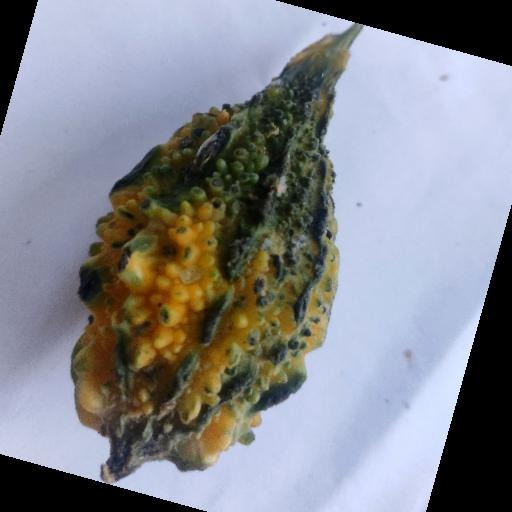
#> input picture agriresq_core/api/test_assets/bitter_gourd.jpg, 512 x 512 px; its folder holds 2 pictures in this run
$ python brown_score.py ../../agriresq_core/api/test_assets
#> lines starting #> are read from the running program, lines starting #| are printed output that depends on the picture
"""Fraction of 'brown/decayed' pixels among the produce pixels of an image.

Used only to clean the noisy public CUCUMBER Good/Bad set: a 'Bad' image that
is mostly yellow-green looks like an at-risk cucumber, not a rotten one, and
would confuse the classes.
"""
from PIL import Image, ImageOps


def brown_fraction(path):
    im = ImageOps.exif_transpose(Image.open(path)).convert("RGB")
#> im is the input picture: PIL image 512x512 RGB; mean R, G, B 131.4, 133.4, 140.5
    im.thumbnail((96, 96))
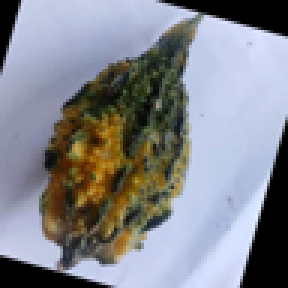
#> im: PIL image 96x96 RGB (shown 3 times larger); mean R, G, B 131.6, 133.6, 140.7
    obj = brown = 0
    for h, s, v in im.convert("HSV").getdata():
        # skip the dark/grey background and specular highlights
        if s < 60 or v < 50:
            continue
        obj += 1
        hue = h * 360 / 255
        # brown/dark-orange decay: low hue with lowered brightness
        if hue < 38 and v < 170:
            brown += 1
#> this loop made 9216 passes
#> (obj, hue) on passes 1017, 2058, 2153, 2154, 2155, 2249, 2250, 2530, 2626, 3479, 3480, 3481: (6, 36.71), (50, 35.29), (65, 36.71), (66, 29.65), (67, 32.47), (78, 35.29), (79, 32.47), (112, 36.71), (123, 36.71), (224, 36.71), (225, 36.71), (226, 32.47)
#> (h, s, v) on passes 1 to 6: (0, 0, 0), (0, 0, 0), (0, 0, 0), (0, 0, 0), (0, 0, 0), (0, 0, 0)
#> after the loop, brown = 570; obj = 1709
    return brown / obj if obj else 0.0


if __name__ == "__main__":
    import os, sys
    for d in sys.argv[1:]:
        for f in sorted(os.listdir(d)):
            print(f"{brown_fraction(os.path.join(d, f)):.3f}\t{os.path.join(d, f)}")

$ run again, on agriresq_core/api/test_assets/eggplant.jpg
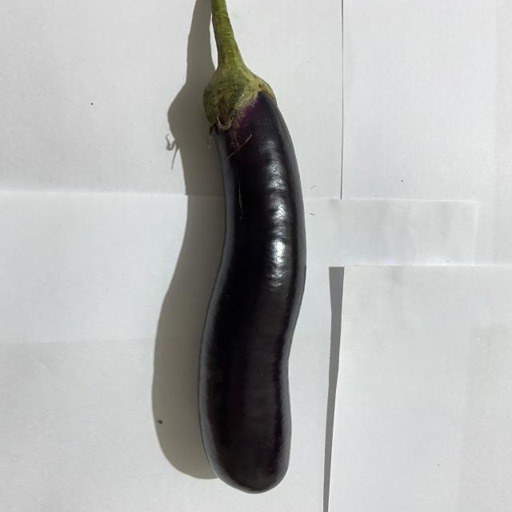
#> input picture agriresq_core/api/test_assets/eggplant.jpg, 512 x 512 px
#> in brown_fraction, im is the input picture: PIL image 512x512 RGB; mean R, G, B 180.4, 181.4, 180.4
#> in brown_fraction, `im.thumbnail((96, 96))`:
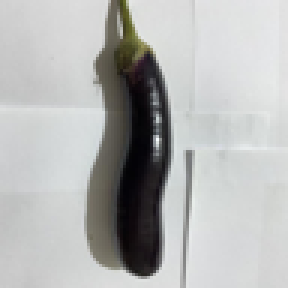
#> im: PIL image 96x96 RGB (shown 3 times larger); mean R, G, B 180.6, 181.5, 180.5
#> the loop in brown_fraction, `for h, s, v in im.convert("HSV").getdata():` made 9216 passes
#> (obj, hue) on passes 1966, 2061, 2156, 2157, 2250, 2251, 2252, 2253: (114, 28.24), (119, 24), (123, 36.71), (124, 11.29), (126, 29.65), (127, 35.29), (128, 26.82), (129, 8.47)
#> after the loop in brown_fraction, `for h, s, v in im.convert("HSV").getdata():`: brown = 8; obj = 130
